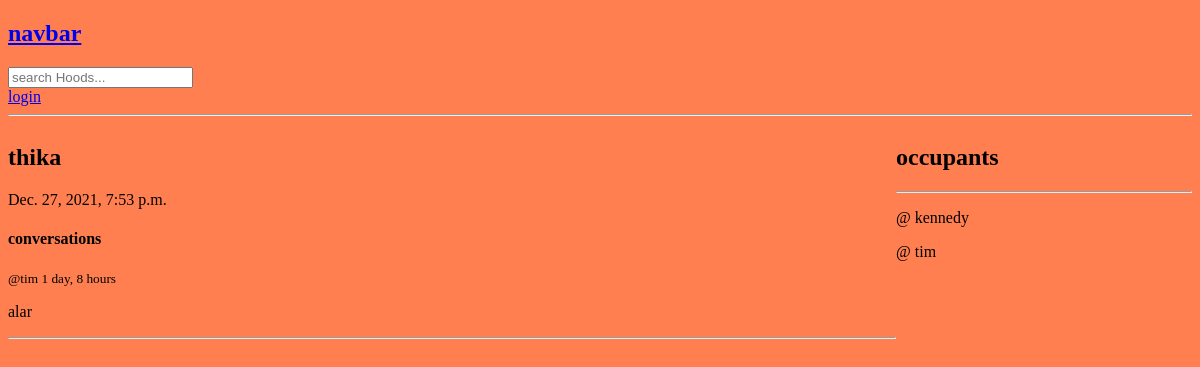
/hood/6/, run on an earlier commit of the app's database.
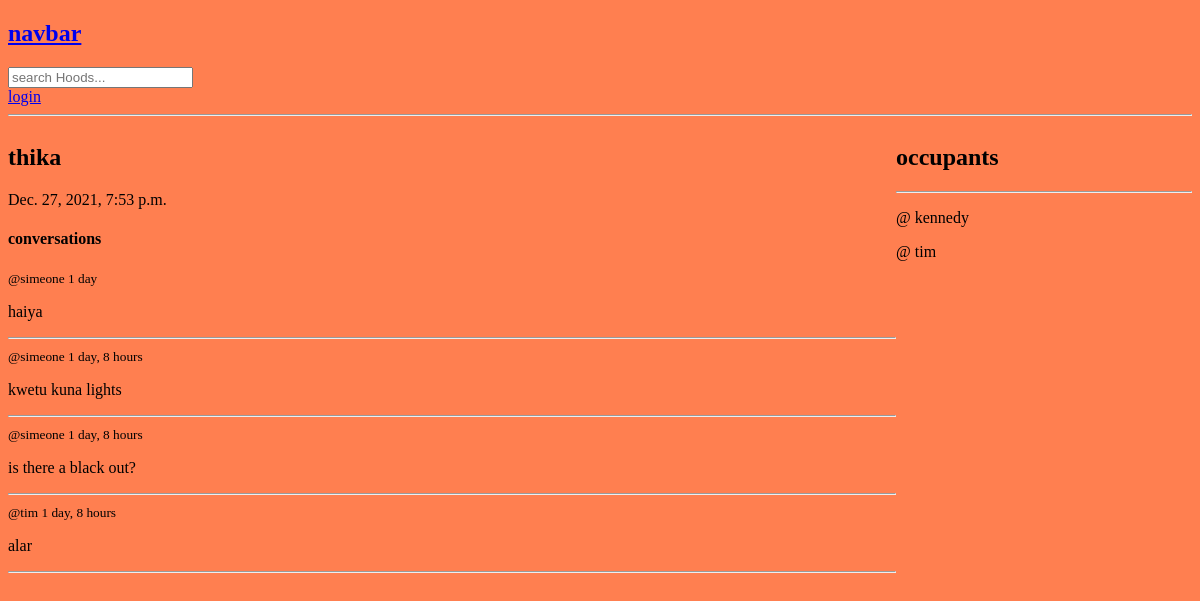
And on a later commit of the database.
### app/models.py (models this page shows, shortened)
class Post(models.Model):
    user = models.ForeignKey(User, on_delete=models.CASCADE)
    hood = models.ForeignKey(Hood, on_delete=models.CASCADE)
    body = models.TextField()
    updated = models.DateTimeField(auto_now=True)
    created = models.DateTimeField(auto_now_add=True)
    class Meta:
        ordering = ['-updated', '-created']

### app/views.py (the view, shortened to what this page needs)
# urls.py: path('hood/<int:pk>/', views.hood, name='hood'),
def hood(request, pk):
    hood = Hood.objects.get(id=pk)
    posts = hood.post_set.all().order_by('-created')
    occupants = hood.occupants.all()
    context = {
        'hood':hood,
        'posts':posts,
        'occupants':occupants
    }
    return render(request, 'app/hood.html', context)

### app/templates/app/hood.html (shortened to what this page needs)
{% extends 'base.html' %}
{% block content %}
<div class="hood-container">
    <div>
        <h2>{{ hood.name }}</h2>
        <p>{{ hood.created }}</p>
        <div class='comment-wrapper'>
            <h4>conversations</h4>
            {% for post in posts %}
                <div>
                    <small>@{{ post.user }} {{ post.created | timesince }}</small>
                    <p>{{ post.body }}</p>
                    <hr>
                </div>
            {% endfor %}
        </div>
    </div>
    <div>
        <h2>occupants</h2>
        <hr>
        {% for user in occupants %}
            <div>
                <p>@ {{ user.username }}</p>
            </div>
        {% endfor %}
    </div>
</div>
{% endblock %}

What changed in the data, as far as the page shows it:
added Post: user "simeone", created "1 day", body "haiya"
added Post: user "simeone", created "1 day, 8 hours", body "kwetu kuna lights"
added Post: user "simeone", created "1 day, 8 hours", body "is there a black out?"
